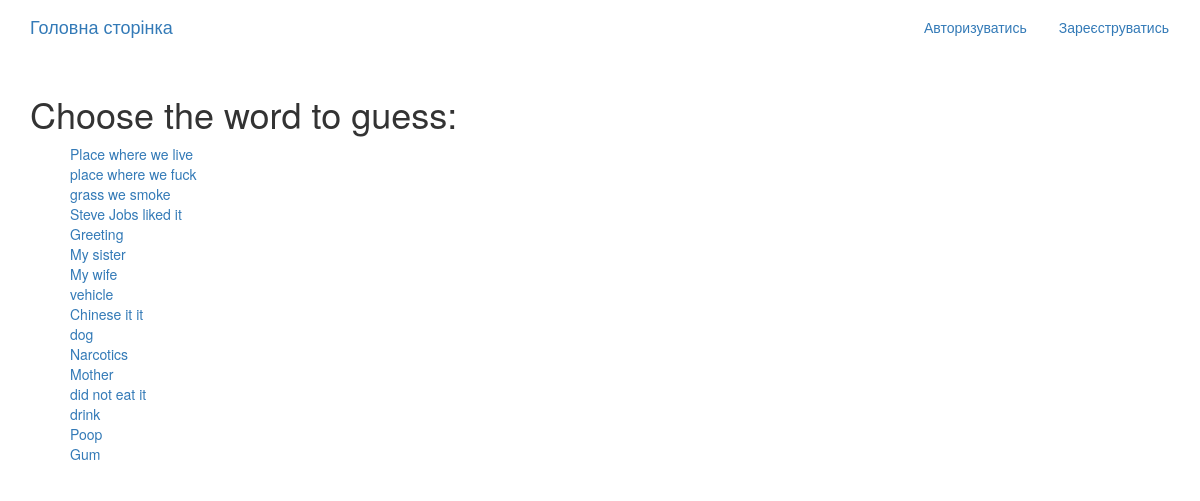
The page /game/descriptions/ on the database its author committed.
### game_app/models.py (models this page shows, shortened)
class Word(models.Model):
    word = models.TextField()
    description = models.TextField()
    masked_word = models.CharField(max_length=100, blank=True, null=True)
    number_of_letter = models.IntegerField(null=True, blank=True)
    letter = models.CharField(max_length=1, blank=True, null=True)
    success = models.CharField(
        max_length=100,  # Adjust the max_length as needed
        default="You have guessed it!"
        )
    failure = models.CharField(
        max_length=100,  # Adjust the max_length as needed
        default="Try again..."
        )
    call_to_action = models.CharField(
        max_length=100,  # Adjust the max_length as needed
        default="Ok make your choise now!"
        )
    number_of_attempts = models.IntegerField(default=3)
    you_win = models.CharField(
        max_length=100,  # Adjust the max_length as needed
        default="Congrats! You have GUESSED IT!!!!"
)
    game_over = models.CharField(
        max_length=100,  # Adjust the max_length as needed
        default="Game Over. Try again!"
)

### game_app/views.py (the view)
# urls.py: path('descriptions/', views.DescriptionList.as_view(), name = 'game'),
class DescriptionList(generic.ListView):
    model = Word
    template_name = 'game_app/descriptions.html'  # Create an HTML template to display the list of groups
    context_object_name = 'descriptions'

### game_app/templates/game_app/descriptions.html
{% extends "base.html" %}
{% block content %}
<div class="container">
  <div class="row">
    <h1>Choose the word to guess: </h1>
    <ul>
        {% for puzzle in descriptions %}
             <a href="{% url 'game_app:masking-word' puzzle.pk %}">{{puzzle.description}}</a>
             <br>
        {% endfor %}
    </ul>
  </div>
</div>
{% endblock %}

### rows shown on the page
Word: description "Place where we live"
Word: description "place where we fuck"
Word: description "grass we smoke"
Word: description "Steve Jobs liked it"
Word: description "Greeting"
Word: description "My sister"
Word: description "My wife"
Word: description "vehicle"
Word: description "Chinese it it"
Word: description "dog"
Word: description "Narcotics"
Word: description "Mother"
Word: description "did not eat it"
Word: description "drink"
Word: description "Poop"
Word: description "Gum"
